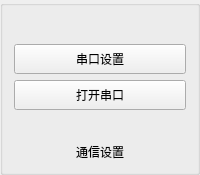
          <widget class="QGroupBox" name="grpCommConfig">
           <property name="minimumSize">
            <size>
             <width>180</width>
             <height>0</height>
            </size>
           </property>
           <property name="title">
            <string/>
           </property>
           <layout class="QVBoxLayout" name="verticalLayout">
            <item>
             <spacer name="verticalSpacer">
              <property name="orientation">
               <enum>Qt::Vertical</enum>
              </property>
              <property name="sizeHint" stdset="0">
               <size>
                <width>20</width>
                <height>27</height>
               </size>
              </property>
             </spacer>
            </item>
            <item>
             <widget class="QPushButton" name="btnSerialSetting">
              <property name="minimumSize">
               <size>
                <width>120</width>
                <height>30</height>
               </size>
              </property>
              <property name="text">
               <string>串口设置</string>
              </property>
             </widget>
            </item>
            <item>
             <widget class="QPushButton" name="btnOpenSerial">
              <property name="minimumSize">
               <size>
                <width>120</width>
                <height>30</height>
               </size>
              </property>
              <property name="text">
               <string>打开串口</string>
              </property>
             </widget>
            </item>
            <item>
             <spacer name="verticalSpacer_2">
              <property name="orientation">
               <enum>Qt::Vertical</enum>
              </property>
              <property name="sizeHint" stdset="0">
               <size>
                <width>20</width>
                <height>27</height>
               </size>
              </property>
             </spacer>
            </item>
            <item>
             <widget class="QLabel" name="lblArrayNameTx5_2">
              <property name="text">
               <string>通信设置</string>
              </property>
              <property name="alignment">
               <set>Qt::AlignCenter</set>
              </property>
             </widget>
            </item>
           </layout>
          </widget>
